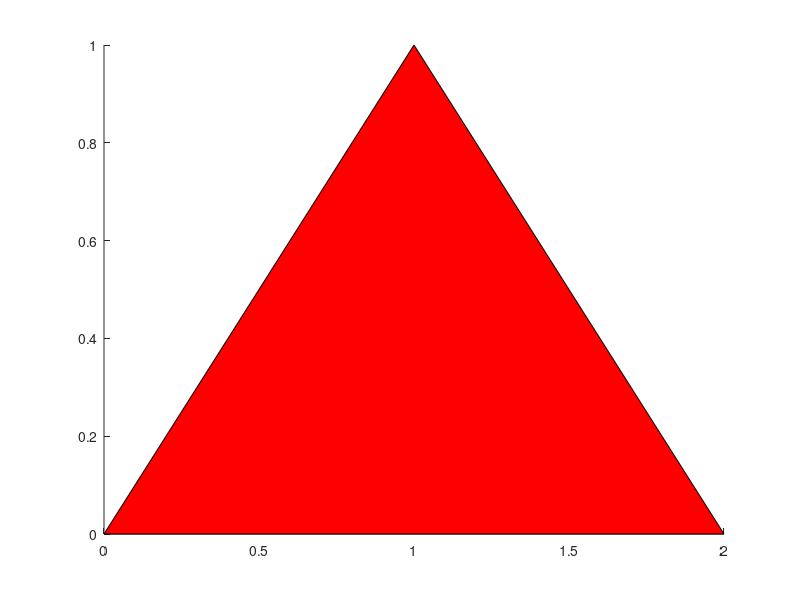
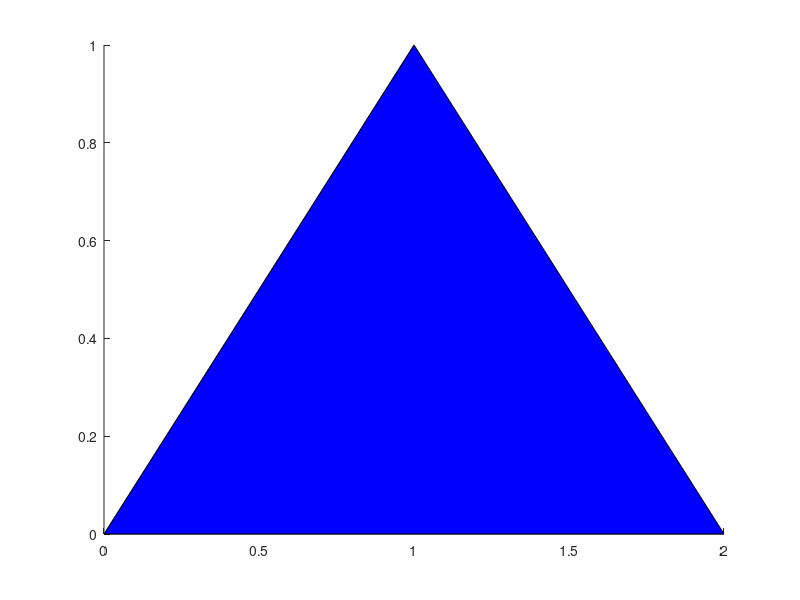

MATLAB code to generate these figures, in order:
close all
%Los figures abre un figure especifico
figure(1)
x = [0 1 2]
y = [0 1 0]
z = [0 0 0]
patch(x, y, z, [1 0 0])

%Abre una ventana diferente para dibujar
figure(2);
z = [1 1 1]
patch(x, y, z, [0 0 1])